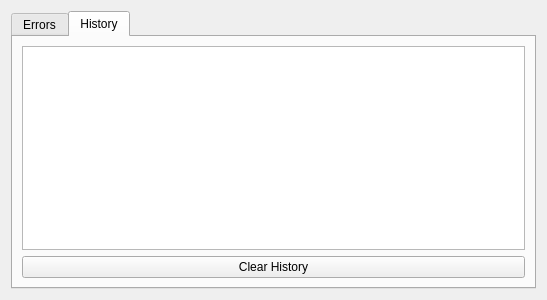
<?xml version="1.0" encoding="UTF-8"?>
<ui version="4.0">
 <class>DetailsWindow</class>
 <widget class="QWidget" name="DetailsWindow">
  <property name="geometry">
   <rect>
    <x>0</x>
    <y>0</y>
    <width>547</width>
    <height>300</height>
   </rect>
  </property>
  <property name="windowTitle">
   <string>Details</string>
  </property>
  <layout class="QVBoxLayout" name="verticalLayout">
   <item>
    <widget class="QTabWidget" name="tabWidget">
     <property name="currentIndex">
      <number>1</number>
     </property>
     <widget class="QWidget" name="tab">
      <attribute name="title">
       <string>Errors</string>
      </attribute>
      <layout class="QVBoxLayout" name="verticalLayout_2">
       <item>
        <widget class="QListView" name="listView"/>
       </item>
      </layout>
     </widget>
     <widget class="QWidget" name="tab_2">
      <attribute name="title">
       <string>History</string>
      </attribute>
      <layout class="QVBoxLayout" name="verticalLayout_3">
       <item>
        <widget class="QTreeWidget" name="treeWidget">
         <property name="headerHidden">
          <bool>true</bool>
         </property>
         <attribute name="headerStretchLastSection">
          <bool>false</bool>
         </attribute>
         <column>
          <property name="text">
           <string>Job</string>
          </property>
         </column>
        </widget>
       </item>
       <item>
        <widget class="QPushButton" name="btnClearHistory">
         <property name="text">
          <string>Clear History</string>
         </property>
        </widget>
       </item>
      </layout>
     </widget>
    </widget>
   </item>
  </layout>
 </widget>
 <resources/>
 <connections/>
</ui>
